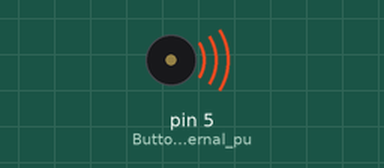
Recording of a sketch running on a simulated Arduino Uno, built with avr-gcc and run on an emulated ATmega328P. Parts: buzzer (waves = sounding).

Above: at 3.9 s.
At 4.31 s:
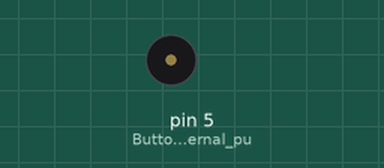
Timing chart, 0 to 5.9 s (numbered marks = the images above):
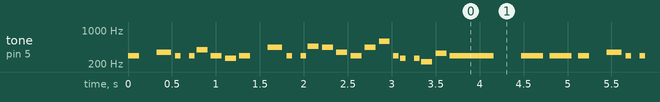

The sketch:

Theme_tones.ino
```cpp
#include "pitches.h" //add Equivalent frequency for musical note
#include "themes.h" //add Note vale and duration


void Play_Pirates()
{
  for (int thisNote = 0; thisNote < (sizeof(Pirates_note)/sizeof(int)); thisNote++) {

    int noteDuration = 1000 / Pirates_duration[thisNote];//convert duration to time delay
    tone(5, Pirates_note[thisNote], noteDuration);

    int pauseBetweenNotes = noteDuration * 1.05; //Here 1.05 is tempo, increase to play it slower
    delay(pauseBetweenNotes);
    noTone(5); //stop music on pin 8
    }
}

void Play_CrazyFrog()
{
  for (int thisNote = 0; thisNote < (sizeof(CrazyFrog_note)/sizeof(int)); thisNote++) {

    int noteDuration = 1000 / CrazyFrog_duration[thisNote]; //convert duration to time delay
    tone(5, CrazyFrog_note[thisNote], noteDuration);

    int pauseBetweenNotes = noteDuration * 1.30;//Here 1.30 is tempo, decrease to play it faster
    delay(pauseBetweenNotes);
    noTone(5); //stop music on pin 8
    }
}

void Play_MarioUW()
{
    for (int thisNote = 0; thisNote < (sizeof(MarioUW_note)/sizeof(int)); thisNote++) {

    int noteDuration = 1000 / MarioUW_duration[thisNote];//convert duration to time delay
    tone(5, MarioUW_note[thisNote], noteDuration);

    int pauseBetweenNotes = noteDuration * 1.80;
    delay(pauseBetweenNotes);
    noTone(5); //stop music on pin 8
    }
}

void Play_Titanic()
{
    for (int thisNote = 0; thisNote < (sizeof(Titanic_note)/sizeof(int)); thisNote++) {

    int noteDuration = 1000 / Titanic_duration[thisNote];//convert duration to time delay
    tone(5, Titanic_note[thisNote], noteDuration);

    int pauseBetweenNotes = noteDuration * 2.70;
    delay(pauseBetweenNotes);
    noTone(5); //stop music on pin 8
    }
}

void setup() {
pinMode(2, INPUT_PULLUP); //Button 1 with internal pull up
pinMode(3, INPUT_PULLUP); //Button 2 with internal pull up
pinMode(4, INPUT_PULLUP); //Button 3 with internal pull up
pinMode(5, INPUT_PULLUP); //Button 4 with internal pull up
Serial.begin(9600);
}

void loop() {

    Play_CrazyFrog();


}
```

pitches.h
```cpp
#define NOTE_B0  31
#define NOTE_C1  33
#define NOTE_CS1 35
#define NOTE_D1  37
#define NOTE_DS1 39
#define NOTE_E1  41
#define NOTE_F1  44
#define NOTE_FS1 46
#define NOTE_G1  49
#define NOTE_GS1 52
#define NOTE_A1  55
#define NOTE_AS1 58
#define NOTE_B1  62
#define NOTE_C2  65
#define NOTE_CS2 69
#define NOTE_D2  73
#define NOTE_DS2 78
#define NOTE_E2  82
#define NOTE_F2  87
#define NOTE_FS2 93
#define NOTE_G2  98
#define NOTE_GS2 104
#define NOTE_A2  110
#define NOTE_AS2 117
#define NOTE_B2  123
#define NOTE_C3  131
#define NOTE_CS3 139
#define NOTE_D3  147
#define NOTE_DS3 156
#define NOTE_E3  165
#define NOTE_F3  175
#define NOTE_FS3 185
#define NOTE_G3  196
#define NOTE_GS3 208
#define NOTE_A3  220
#define NOTE_AS3 233
#define NOTE_B3  247
#define NOTE_C4  262
#define NOTE_CS4 277
#define NOTE_D4  294
#define NOTE_DS4 311
#define NOTE_E4  330
#define NOTE_F4  349
#define NOTE_FS4 370
#define NOTE_G4  392
#define NOTE_GS4 415
#define NOTE_A4  440
#define NOTE_AS4 466
#define NOTE_B4  494
#define NOTE_C5  523
#define NOTE_CS5 554
#define NOTE_D5  587
#define NOTE_DS5 622
#define NOTE_E5  659
#define NOTE_F5  698
#define NOTE_FS5 740
#define NOTE_G5  784
#define NOTE_GS5 831
#define NOTE_A5  880
#define NOTE_AS5 932
#define NOTE_B5  988
#define NOTE_C6  1047
#define NOTE_CS6 1109
#define NOTE_D6  1175
#define NOTE_DS6 1245
#define NOTE_E6  1319
#define NOTE_F6  1397
#define NOTE_FS6 1480
#define NOTE_G6  1568
#define NOTE_GS6 1661
#define NOTE_A6  1760
#define NOTE_AS6 1865
#define NOTE_B6  1976
#define NOTE_C7  2093
#define NOTE_CS7 2217
#define NOTE_D7  2349
#define NOTE_DS7 2489
#define NOTE_E7  2637
#define NOTE_F7  2794
#define NOTE_FS7 2960
#define NOTE_G7  3136
#define NOTE_GS7 3322
#define NOTE_A7  3520
#define NOTE_AS7 3729
#define NOTE_B7  3951
#define NOTE_C8  4186
#define NOTE_CS8 4435
#define NOTE_D8  4699
#define NOTE_DS8 4978
```

themes.h
```cpp
/*
 * The themes given below were converted from the piano sheet music
 * Code by : B.Aswinth Raj
 * Dated: 15-06-2017
 * Website: CircuitDigest.com
 */

//##############**"HE IS A PIRATE" Theme song of Pirates of caribbean**##############//
int Pirates_note[] = {
NOTE_D4, NOTE_D4, NOTE_D4, NOTE_D4, NOTE_D4, NOTE_D4, NOTE_D4, NOTE_D4,
NOTE_D4, NOTE_D4, NOTE_D4, NOTE_D4, NOTE_D4, NOTE_D4, NOTE_D4, NOTE_D4,
NOTE_D4, NOTE_D4, NOTE_D4, NOTE_D4, NOTE_D4, NOTE_D4, NOTE_D4, NOTE_D4,
NOTE_A3, NOTE_C4, NOTE_D4, NOTE_D4, NOTE_D4, NOTE_E4, NOTE_F4, NOTE_F4,
NOTE_F4, NOTE_G4, NOTE_E4, NOTE_E4, NOTE_D4, NOTE_C4, NOTE_C4, NOTE_D4,
0, NOTE_A3, NOTE_C4, NOTE_B3, NOTE_D4, NOTE_B3, NOTE_E4, NOTE_F4,
NOTE_F4, NOTE_C4, NOTE_C4, NOTE_C4, NOTE_C4, NOTE_D4, NOTE_C4,
NOTE_D4, 0, 0, NOTE_A3, NOTE_C4, NOTE_D4, NOTE_D4, NOTE_D4, NOTE_F4,
NOTE_G4, NOTE_G4, NOTE_G4, NOTE_A4, NOTE_A4, NOTE_A4, NOTE_A4, NOTE_G4,
NOTE_A4, NOTE_D4, 0, NOTE_D4, NOTE_E3, NOTE_F4, NOTE_F4, NOTE_G4, NOTE_A4,
NOTE_D4, 0, NOTE_D4, NOTE_F4, NOTE_E4, NOTE_E4, NOTE_F4, NOTE_D4
};
int Pirates_duration[] = {
4,8,4,8,4,8,8,8,8,4,8,4,8,4,8,8,8,8,4,8,4,8,
4,8,8,8,8,4,4,8,8,4,4,8,8,4,4,8,8,
8,4,8,8,8,4,4,8,8,4,4,8,8,4,4,8,4,
4,8,8,8,8,4,4,8,8,4,4,8,8,4,4,8,8,
8,4,8,8,8,4,4,4,8,4,8,8,8,4,4,8,8
};
//###########End of He is a Pirate song#############//


//##############**"Crazy Frog" song of Crazy frog album**##############//
int CrazyFrog_note[] = {
  NOTE_D4, 0, NOTE_F4, NOTE_D4, 0, NOTE_D4, NOTE_G4, NOTE_D4, NOTE_C4,
  NOTE_D4, 0, NOTE_A4, NOTE_D4, 0, NOTE_D4, NOTE_AS4, NOTE_A4, NOTE_F4,
  NOTE_D4, NOTE_A4, NOTE_D5, NOTE_D4, NOTE_C4, 0, NOTE_C4, NOTE_A3, NOTE_E4, NOTE_D4,
  0,NOTE_D4,NOTE_D4
};
int CrazyFrog_duration[] = {
  8, 8, 6, 16, 16, 16, 8, 8, 8,
  8, 8, 6, 16, 16, 16, 8, 8, 8,
  8, 8, 8, 16, 16, 16, 16, 8, 8, 2,
  8,4,4
};
//###########End of Crazy Frog#############//


//##############**"Mario underworld" **##############//
int MarioUW_note[] = {
  NOTE_C4, NOTE_C5, NOTE_A3, NOTE_A4,NOTE_AS3, NOTE_AS4, 0, 0,
  NOTE_C4, NOTE_C5, NOTE_A3, NOTE_A4, NOTE_AS3, NOTE_AS4, 0,0,
  NOTE_F3, NOTE_F4, NOTE_D3, NOTE_D4,NOTE_DS3, NOTE_DS4, 0, 0,
  NOTE_F3, NOTE_F4, NOTE_D3, NOTE_D4,NOTE_DS3, NOTE_DS4, 0,
  0, NOTE_DS4, NOTE_CS4, NOTE_D4,
  NOTE_CS4, NOTE_DS4, NOTE_DS4, NOTE_GS3, NOTE_G3, NOTE_CS4,
  NOTE_C4, NOTE_FS4, NOTE_F4, NOTE_E3, NOTE_AS4, NOTE_A4,
  NOTE_GS4, NOTE_DS4, NOTE_B3,  NOTE_AS3, NOTE_A3, NOTE_GS3,0, 0, 0
};
int MarioUW_duration[] = {
 12, 12, 12, 12,12, 12, 6,3,
 12, 12, 12, 12, 12, 12, 6, 3,
 12, 12, 12, 12, 12, 12, 6,
 3, 12, 12, 12, 12,
 12, 12, 6, 6, 18, 18, 18,
 6, 6, 6, 6,6, 6,
 18, 18, 18, 18, 18, 18, 10, 10, 10,
 10, 10, 10, 3, 3, 3
};
//###########End of Mario underworld#############//


//##############**"Titanic" **##############//
int Titanic_note[] = {
NOTE_E4, NOTE_B4, NOTE_E5, NOTE_E5, NOTE_E5, NOTE_B4, NOTE_E4, NOTE_E4, NOTE_B4, NOTE_E5, NOTE_E5, NOTE_E5, NOTE_B4, NOTE_E4, NOTE_E4, NOTE_B4, NOTE_E5, NOTE_E5, NOTE_E5, NOTE_B4, NOTE_E4,
NOTE_E4, NOTE_B4, NOTE_E5, NOTE_E5, NOTE_E5, NOTE_D5, NOTE_E4, NOTE_B4, NOTE_E5, NOTE_E5, NOTE_E5, NOTE_B4, NOTE_E4, NOTE_E4, NOTE_B4, NOTE_E5, NOTE_E5, NOTE_E5, NOTE_B4, NOTE_F5,
NOTE_E4, NOTE_B4, NOTE_E5, NOTE_E5, NOTE_E5, NOTE_B4, NOTE_E4,
NOTE_E4, NOTE_B4, NOTE_E5, NOTE_E5, NOTE_E5, NOTE_D5, NOTE_E5, NOTE_E4, NOTE_E4, NOTE_E4, NOTE_D4, NOTE_B3, NOTE_E4, NOTE_E4, NOTE_E4, NOTE_B3, NOTE_E4,
NOTE_D4, NOTE_E4, NOTE_F4, NOTE_G4, NOTE_F4, NOTE_E4, NOTE_E4, NOTE_E4, NOTE_E4


};
int Titanic_duration[] = {
8,8,8,8,8,8,4,8,8,8,8,8,8,4,8,8,8,8,8,8,4,8,8,8,8,4,4,8,8,8,8,8,8,4,8,8,8,8,8,8,4,8,8,8,8,8,8,1,
8,8,8,8,4,4,4,8,4,4,8,8,8,8,4,8,8,4,8,4,8,8,4,8,4,1


};
//###########End of Titanic#############//
```

Measured:
- by itself, tone on pin 5 (Button_4_with_internal_pu): plays 294 Hz for 0.13 s, 349 Hz for 0.17 s, 294 Hz for 0.06 s, 294 Hz for 0.06 s, 392 Hz for 0.13 s, 294 Hz for 0.13 s … (635 notes in this stretch)
